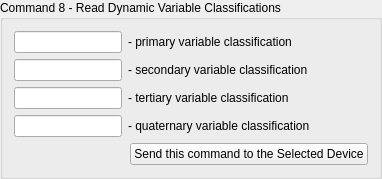
             <widget class="QGroupBox" name="command_8_group">
              <property name="title">
               <string>Command 8 - Read Dynamic Variable Classifications</string>
              </property>
              <layout class="QVBoxLayout" name="verticalLayout_16">
               <item>
                <layout class="QHBoxLayout" name="horizontalLayout_29">
                 <item>
                  <widget class="QLineEdit" name="lineEdit_command8_pv_class">
                   <property name="sizePolicy">
                    <sizepolicy hsizetype="Maximum" vsizetype="Fixed">
                     <horstretch>0</horstretch>
                     <verstretch>0</verstretch>
                    </sizepolicy>
                   </property>
                   <property name="readOnly">
                    <bool>true</bool>
                   </property>
                  </widget>
                 </item>
                 <item>
                  <widget class="QLabel" name="label_29">
                   <property name="text">
                    <string>- primary variable classification          </string>
                   </property>
                  </widget>
                 </item>
                 <item>
                  <spacer name="horizontalSpacer_48">
                   <property name="orientation">
                    <enum>Qt::Horizontal</enum>
                   </property>
                   <property name="sizeHint" stdset="0">
                    <size>
                     <width>40</width>
                     <height>20</height>
                    </size>
                   </property>
                  </spacer>
                 </item>
                </layout>
               </item>
               <item>
                <layout class="QHBoxLayout" name="horizontalLayout_30">
                 <item>
                  <widget class="QLineEdit" name="lineEdit_command8_sv_class">
                   <property name="sizePolicy">
                    <sizepolicy hsizetype="Maximum" vsizetype="Fixed">
                     <horstretch>0</horstretch>
                     <verstretch>0</verstretch>
                    </sizepolicy>
                   </property>
                   <property name="readOnly">
                    <bool>true</bool>
                   </property>
                  </widget>
                 </item>
                 <item>
                  <widget class="QLabel" name="label_30">
                   <property name="text">
                    <string>- secondary variable classification      </string>
                   </property>
                  </widget>
                 </item>
                 <item>
                  <spacer name="horizontalSpacer_47">
                   <property name="orientation">
                    <enum>Qt::Horizontal</enum>
                   </property>
                   <property name="sizeHint" stdset="0">
                    <size>
                     <width>40</width>
                     <height>20</height>
                    </size>
                   </property>
                  </spacer>
                 </item>
                </layout>
               </item>
               <item>
                <layout class="QHBoxLayout" name="horizontalLayout_31">
                 <item>
                  <widget class="QLineEdit" name="lineEdit_command8_tv_class">
                   <property name="sizePolicy">
                    <sizepolicy hsizetype="Maximum" vsizetype="Fixed">
                     <horstretch>0</horstretch>
                     <verstretch>0</verstretch>
                    </sizepolicy>
                   </property>
                   <property name="readOnly">
                    <bool>true</bool>
                   </property>
                  </widget>
                 </item>
                 <item>
                  <widget class="QLabel" name="label_31">
                   <property name="text">
                    <string>- tertiary variable classification          </string>
                   </property>
                  </widget>
                 </item>
                 <item>
                  <spacer name="horizontalSpacer_46">
                   <property name="orientation">
                    <enum>Qt::Horizontal</enum>
                   </property>
                   <property name="sizeHint" stdset="0">
                    <size>
                     <width>40</width>
                     <height>20</height>
                    </size>
                   </property>
                  </spacer>
                 </item>
                </layout>
               </item>
               <item>
                <layout class="QHBoxLayout" name="horizontalLayout_32">
                 <item>
                  <widget class="QLineEdit" name="lineEdit_command8_qv_class">
                   <property name="sizePolicy">
                    <sizepolicy hsizetype="Maximum" vsizetype="Fixed">
                     <horstretch>0</horstretch>
                     <verstretch>0</verstretch>
                    </sizepolicy>
                   </property>
                   <property name="readOnly">
                    <bool>true</bool>
                   </property>
                  </widget>
                 </item>
                 <item>
                  <widget class="QLabel" name="label_32">
                   <property name="text">
                    <string>- quaternary variable classification     </string>
                   </property>
                  </widget>
                 </item>
                 <item>
                  <spacer name="horizontalSpacer_45">
                   <property name="orientation">
                    <enum>Qt::Horizontal</enum>
                   </property>
                   <property name="sizeHint" stdset="0">
                    <size>
                     <width>40</width>
                     <height>20</height>
                    </size>
                   </property>
                  </spacer>
                 </item>
                </layout>
               </item>
               <item alignment="Qt::AlignRight">
                <widget class="QPushButton" name="send_command8_button">
                 <property name="text">
                  <string>Send this command to the Selected Device</string>
                 </property>
                </widget>
               </item>
              </layout>
             </widget>
